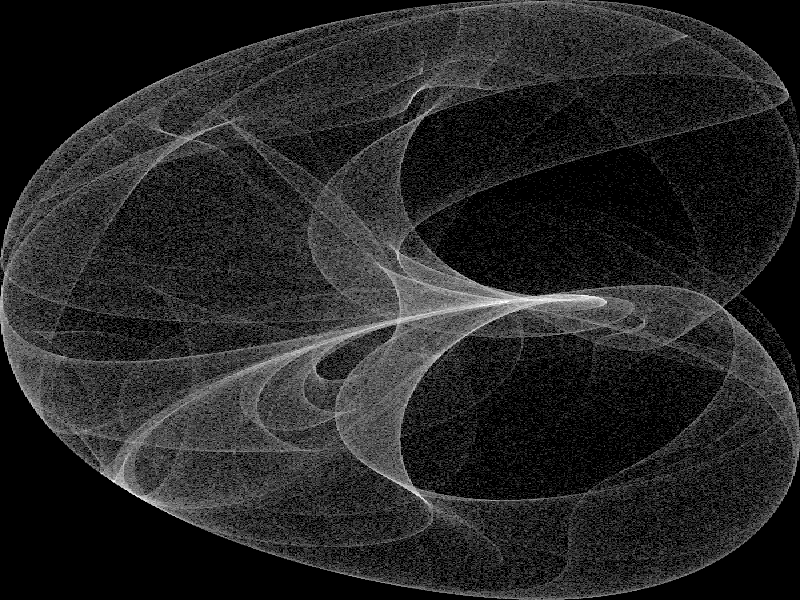
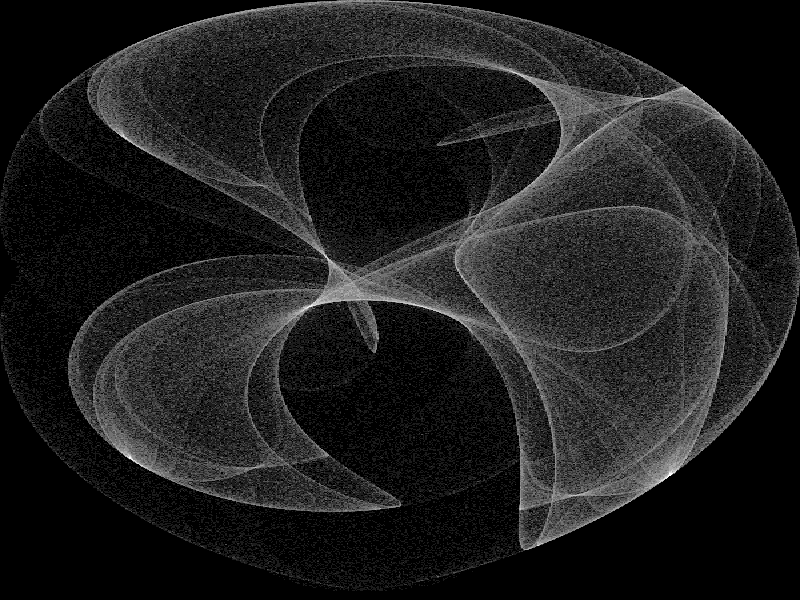

Generate these figures, in order, with R:
# More info on attractors:
#
# http://paulbourke.net/fractals/peterdejong/
# http://paulbourke.net/fractals/clifford/

library(compiler)

mapxy <- function(x, y, xmin, xmax, ymin=xmin, ymax=xmax) {
  sx <- (width - 1) / (xmax - xmin)
  sy <- (height - 1) / (ymax - ymin)
  row0 <- round( sx * (x - xmin) )
  col0 <- round( sy * (y - ymin) )
  col0 * height + row0 + 1
}


dejong <- function(x, y) {
  nidxs <- length(mat)
  counts <- integer(length=nidxs)
  for (i in 1:npoints) {
    xt <- sin(a * y) - cos(b * x)
    y <- sin(c * x) - cos(d * y)
    x <- xt
    idxs <- mapxy(x, y, -2, 2)
    counts <- counts + tabulate(idxs, nbins=nidxs)
  }
  mat <<- mat + counts
}

clifford <- function(x, y) {
  ac <- abs(c)+1
  ad <- abs(d)+1
  nidxs <- length(mat)
  counts <- integer(length=nidxs)
  for (i in 1:npoints) {
    xt <- sin(a * y) + c * cos(a * x)
    y <- sin(b * x) + d * cos(b * y)
    x <- xt
    idxs <- mapxy(x, y, -ac, ac, -ad, ad)
    counts <- counts + tabulate(idxs, nbins=nidxs)
  }
  mat <<- mat + counts
}

#color vector
cvec <- grey(seq(0, 1, length=10))
#can also try other colours, see help(rainbow)
#cvec <- heat.colors(10)

#we end up with npoints * n points
npoints <- 8
n <- 100000 
width <- 600
height <- 600

#make some random points
rsamp <- matrix(runif(n * 2, min=-2, max=2), nr=n)

#compile the functions
setCompilerOptions(suppressAll=TRUE)
mapxy <- cmpfun(mapxy)
dejong <- cmpfun(dejong)
clifford <- cmpfun(clifford)

#dejong
a <- 1.4
b <- -2.3
c <- 2.4
d <- -2.1

mat <- matrix(0, nr=height, nc=width)
dejong(rsamp[,1], rsamp[,2])

#this applies some smoothing of low valued points, from A.N. Spiess
#QUANT <- quantile(mat, 0.5)
#mat[mat <= QUANT] <- 0

dens <- log(mat + 1)/log(max(mat))
par(mar=c(0, 0, 0, 0))
image(t(dens), col=cvec, useRaster=T, xaxt='n', yaxt='n')

#clifford
a <- -1.4
b <- 1.6
c <- 1.0
d <- 0.7

mat <- matrix(0, nr=height, nc=width)
#QUANT <- quantile(mat, 0.5)
#mat[mat <= QUANT] <- 0
clifford(rsamp[,1], rsamp[,2])

dens <- log(mat + 1)/log(max(mat))
par(mar=c(0, 0, 0, 0))
image(t(dens), col=cvec, useRaster=T, xaxt='n', yaxt='n')

